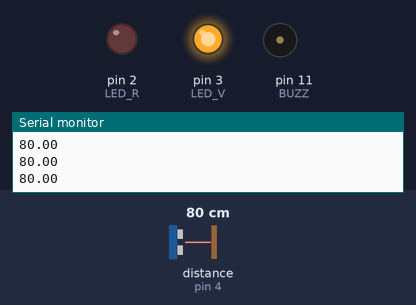
A sketch run on a simulated Arduino Uno, built with avr-gcc and run on an emulated ATmega328P. On the bench: output pins drawn as LEDs (lit = HIGH), buzzer (waves = sounding, pin HIGH), the last lines printed to the serial monitor. The inputs (shaded band) are chosen by the test bench; at power-on: distance to the obstacle (sensor on pin 4) 80 cm. The echo pulse lasts 58.3 µs per cm.

Above: at 1.2 s.
1.3 s: distance to the obstacle (sensor on pin 4) set to 11 cm
2.8 s: distance to the obstacle (sensor on pin 4) set to 8 cm
At 3.5 s:
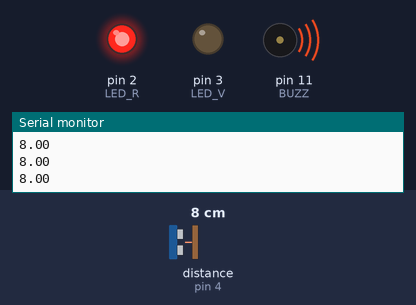
4.5 s: distance to the obstacle (sensor on pin 4) set to 18 cm
At 5.6 s:
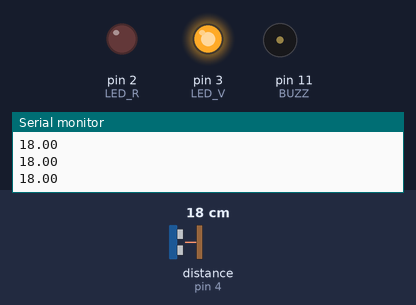
6.1 s: distance to the obstacle (sensor on pin 4) set to 2 cm
At 6.8 s:
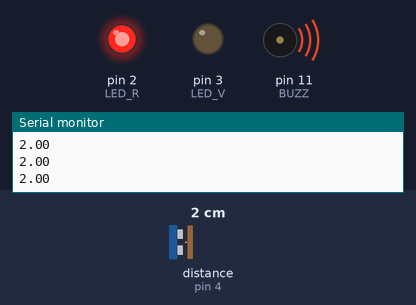
Timing chart, 0 to 8.7 s (numbered marks = the images above; inputs shaded):
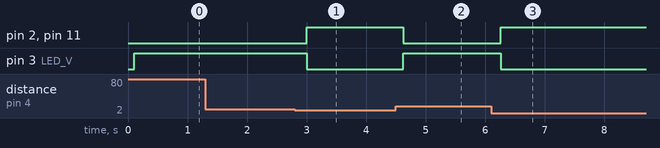

Measured:
- the behaviour switches between 10 and 9 cm on distance to the obstacle (sensor on pin 4) (found by bisection; images 0 and 1)
- after the input at 2.8 s, pin 2 (LED_R), pin 11 (BUZZ): LOW → HIGH after 0.20 s; pin 3 (LED_V): HIGH → LOW after 0.20 s
- after the input at 4.5 s, pin 2 (LED_R), pin 11 (BUZZ): HIGH → LOW after 0.13 s; pin 3 (LED_V): LOW → HIGH after 0.13 s
- after the input at 6.1 s, pin 2 (LED_R), pin 11 (BUZZ): LOW → HIGH after 0.16 s; pin 3 (LED_V): HIGH → LOW after 0.16 s

The sketch:

17_ultrasonidos_with_lib.ino
```cpp
#include <HCSR04.h>

#define ECHO 4
#define TRIG 5
#define BUZZ 11
#define LED_R 2
#define LED_V 3

const float dist_obst = 10.0;

float distancia;

HCSR04 HC_SR(TRIG, ECHO); //Inicialización de la clase HCSR04 (trig pin , echo pin)

void setup() {
   pinMode(BUZZ, OUTPUT);
   pinMode(LED_R, OUTPUT);
   pinMode(LED_V, OUTPUT);
   Serial.begin(9600);
}

void loop() {
   distancia = HC_SR.dist(); //Se mide la distancia en CM
   Serial.println(distancia);
   delay(100);
   if (distancia < dist_obst){
    digitalWrite(BUZZ, HIGH);
    digitalWrite(LED_R, HIGH);
    digitalWrite(LED_V, LOW);
   }
   else{
    digitalWrite(BUZZ, LOW);
    digitalWrite(LED_R, LOW);
    digitalWrite(LED_V, HIGH);
   }
}
```
